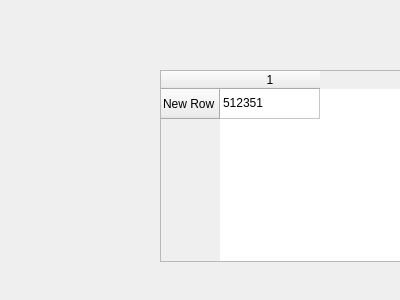
<?xml version="1.0" encoding="UTF-8"?>
<ui version="4.0">
 <class>Form</class>
 <widget class="QWidget" name="Form">
  <property name="geometry">
   <rect>
    <x>0</x>
    <y>0</y>
    <width>400</width>
    <height>300</height>
   </rect>
  </property>
  <property name="windowTitle">
   <string>Form</string>
  </property>
  <widget class="QTableWidget" name="tableWidget">
   <property name="geometry">
    <rect>
     <x>160</x>
     <y>70</y>
     <width>256</width>
     <height>192</height>
    </rect>
   </property>
   <row>
    <property name="text">
     <string>New Row</string>
    </property>
   </row>
   <column>
    <property name="text">
     <string>1</string>
    </property>
   </column>
   <item row="0" column="0">
    <property name="text">
     <string>512351</string>
    </property>
   </item>
  </widget>
 </widget>
 <resources/>
 <connections/>
</ui>
